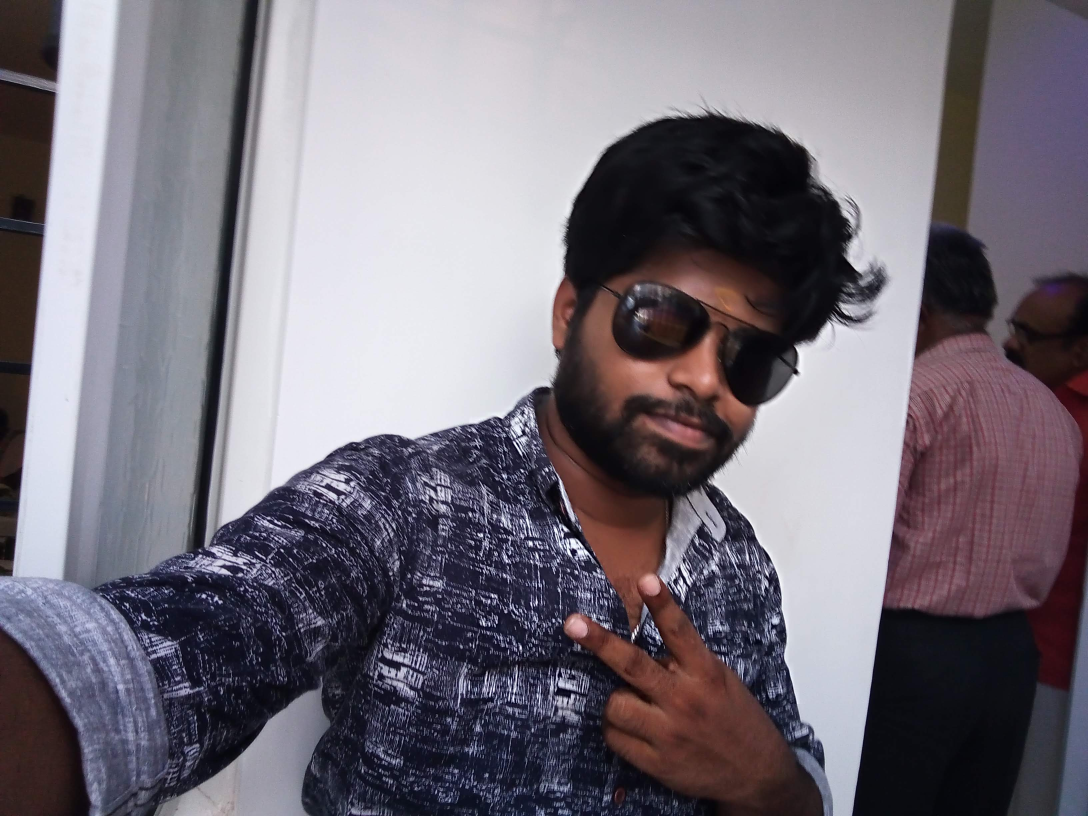
#> input picture blurImg/img/IMG_20190606_060837317.jpg, 3264 x 2448 px, found by its file name (shown at 1/3 size); its folder holds 3 pictures in this run
$ jupyter execute --allow-errors Image_Augmentation_blur_annotatedImage.ipynb
#> lines starting #> are read from the running program, lines starting #| are printed output that depends on the picture
[cell 1]
import os
from PIL import Image, ImageFilter
import numpy as np
from xml.dom.minidom import parse

[cell 2]
imgPath = r"E:\myWork\blurImg\img"
xmlPath = r"E:\myWork\blurImg\xml"
opImgPath = r"E:\myWork\blurImg\opImg"

[cell 3]
def getCoordinate(xmlPath,xmlFile):
    dom = parse(os.path.join(xmlPath,xmlFile))
    name = dom.getElementsByTagName('xmin')
    xmin=int(name[0].firstChild.nodeValue)

    name = dom.getElementsByTagName('ymin')
    ymin=name[0].firstChild.nodeValue

    name = dom.getElementsByTagName('xmax')
    xmax=int(name[0].firstChild.nodeValue)

    name = dom.getElementsByTagName('ymax')
    ymax=name[0].firstChild.nodeValue
    print(xmin,ymin,xmax,ymax)
    return xmin,ymin,xmax,ymax

[cell 4]
def blurImg(ipImgPath, xmin, ymin, xmax, ymax, imgName):
    img = Image.open(ipImgPath)
    cropImg = img.crop((int(xmin),int(ymin),int(xmax),int(ymax)))
    cropImg.show()
    blurImage = img.filter(ImageFilter.GaussianBlur(radius=5))
    blurImage.show()
    blurImage.paste(cropImg,(int(xmin),int(ymin),int(xmax),int(ymax)))
    blurImage.show()
    blurImage.save(os.path.join(opImgPath,imgName.split(".")[0]) + "_blur"+".jpg")
# [4 lines of commented-out code are left out]

#> (a cell that did not finish here is left out)

[cell 6]
iimg = Image.open(r"E:\myWork\blurImg\img\IMG_20190606_060837317.jpg")
#> iimg is the input picture: PIL image 3264x2448 RGB; mean R, G, B 117.5, 111.5, 121.4
iimg.show()
corpppImg = iimg.crop((1599,318,2617,1456))
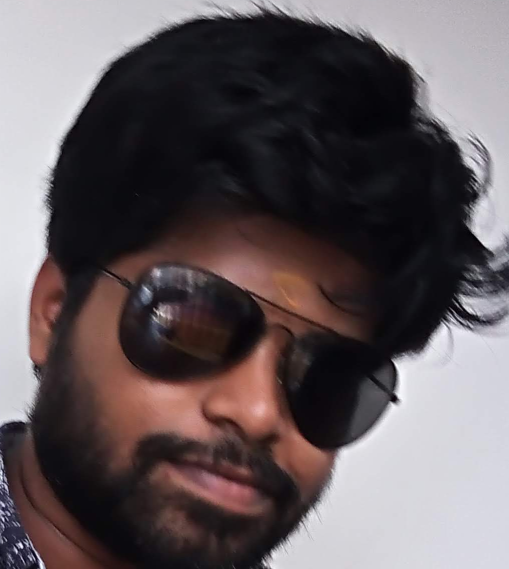
#> corpppImg: PIL image 1018x1138 RGB (shown at 1/2 size); mean R, G, B 98.4, 88.8, 91.7
corpppImg.show()
